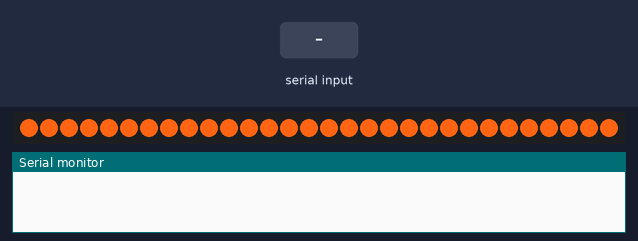
A sketch run on a simulated Arduino Uno, built with avr-gcc and run on an emulated ATmega328P. Parts: 30 RGB LEDs in strip order, left to right, the last lines printed to the serial monitor. Inputs (shaded band) come from the test bench. Dim RGB values are drawn brighter than linear.

Above: at 1.2 s.
1.3 s: "90,45\n" received over Serial
2.8 s: "9045200\n" received over Serial
At 3.4 s:
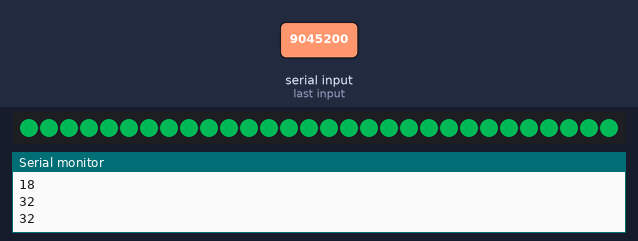
4.5 s: "30,150\n" received over Serial
At 5.7 s:
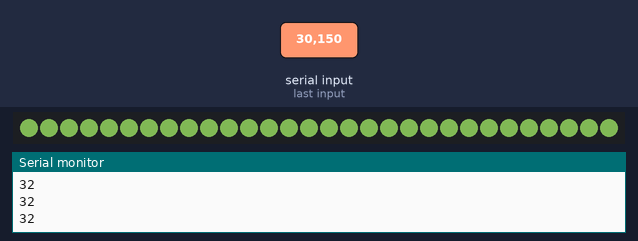
6.0 s: "200\n" received over Serial
At 7.1 s:
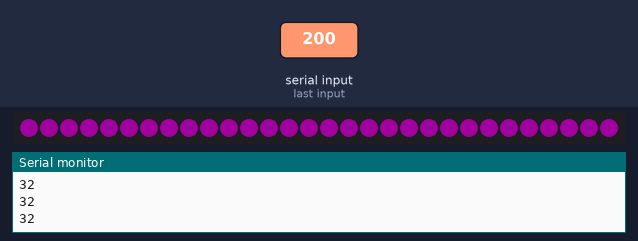
7.5 s: "5\n" received over Serial
At 8.2 s:
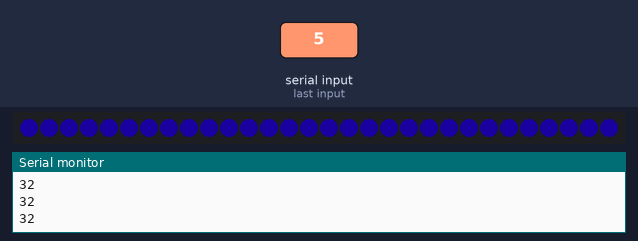
9.0 s: "30,150\n" received over Serial
At 10.5 s:
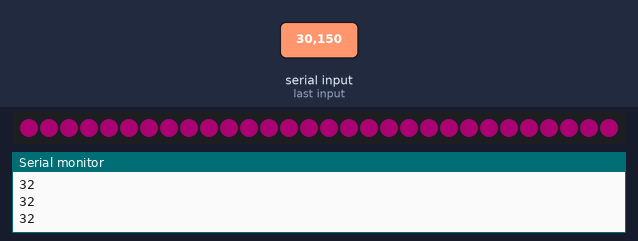
Timing chart, 0 to 11.5 s (numbered marks = the images above; inputs shaded):
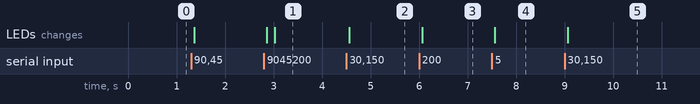

Measured:
- after the input at 2.8 s, the LEDs: first change after 0.06 s (image 1 shows a later state)
- after the input at 4.5 s, the LEDs: change after 0.06 s (image 2)
- after the input at 6.0 s, the LEDs: change after 0.06 s (image 3)
- after the input at 7.5 s, the LEDs: change after 0.06 s (image 4)
- after the input at 9.0 s, the LEDs: change after 0.06 s (image 5)

The sketch:

ASD-LED.ino
```cpp
#include <Adafruit_NeoPixel.h>
#include <string.h>

#define PIN 13             // Neopixel Dignital Pin
#define NUMPIXELS 30       // Number of Neopixel

char cmd;
int brightness = 255;

int R = 255;   // default warm color
int G = 100;
int B = 18;

char data[6];  // char arr for recieved data


Adafruit_NeoPixel strip = Adafruit_NeoPixel(NUMPIXELS, PIN, NEO_GRB + NEO_KHZ800); // create strip object

void setup() {

    Serial.begin(9600);                 // Serial Communication Init (boadrate: 9600)
    strip.setBrightness(brightness);    // Set Brightness
    strip.begin();                      // Init Neopixel
    colorWipe(strip.Color(R, G, B));    // Set pixel initial Color
    strip.show();                       // Show Neopixel

}


void loop() {

    if(Serial.available()){              // check serial data is available
      for(int i=0; i<6; i++){            // recieve 6 dight hexdemical code
        cmd = Serial.read();
        data[i] = cmd;
        delay(10);
      }
      sscanf(data, "%02x%02x%02x", &R, &G, &B);  // convert hex code to RGB code
      colorWipe(strip.Color(R, G, B));           // change color
      Serial.println(B);
      delay(100);
    }
}


void colorWipe(uint32_t c){    //  Set All pixel one color

    for(uint16_t i=0; i<strip.numPixels(); i++){
        strip.setPixelColor(i,c);
    }
    strip.show();
}
```
